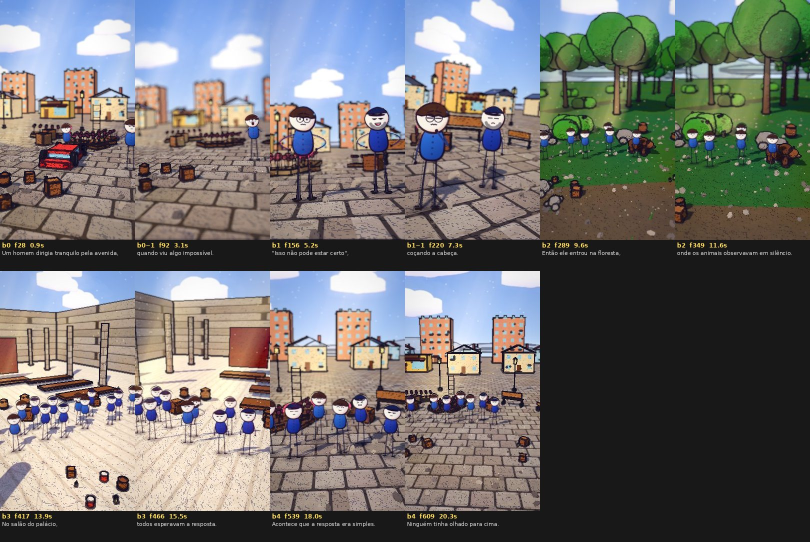
#> input picture ferramenta-shorts/sb_teste.jpg, 1620 x 1084 px (shown at 1/2 size)
$ python -i outline_metrics.py   (imports and definitions only)
#> lines starting #> are read from the running program, lines starting #| are printed output that depends on the picture; after the words box and inside, x2 and y2 are one past the last pixel; in counts of white or black regions, pixels touching at a corner belong together
#!/usr/bin/env python3
"""Métrica objetiva do contorno de tinta dos personagens: variação da espessura da linha ao redor das cabeças/mãos brancas.
Método: máscara de preenchimento claro (cabeças) → tinta escura a ≤ 22 px do preenchimento → esqueleto (skimage) → espessura local = 2 × distância ao fundo (scipy).
Reporta p10/p50/p90 normalizados pela mediana e a razão p90/p10 (≈1 = linha uniforme; o canal tem razão alta: fino de um lado, grosso do outro).
Uso: python3 tools/outline_metrics.py nome=pasta_ou_glob [nome2=...] [--n 40]"""
import sys, os, glob, json, numpy as np
from PIL import Image
from scipy import ndimage as ndi
from skimage.morphology import skeletonize
def frame_metric(path, W=540):
#> called with path = '../../../ferramenta-shorts/sb_teste.jpg', W = 540
    im = Image.open(path).convert('RGB'); H = int(im.size[1] * W / im.size[0]); a = np.asarray(im.resize((W, H), Image.LANCZOS)).astype(np.float32) / 255
#> in frame_metric, im is the input picture: PIL image 1620x1084 RGB; mean R, G, B 113.1, 112.7, 111.7
#> after `H = int(im.size[1] * W / im.size[0])`: H = 361
    L = a.mean(2); mx = a.max(2); mn = a.min(2); sat = (mx - mn) / (mx + 1e-6)
#> after `L = a.mean(2)`:
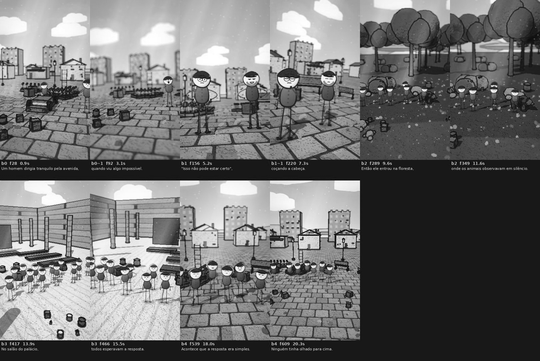
#> L: shape (361, 540) float32; min 0, max 1, mean 0.441
#> after `mx = a.max(2)`:
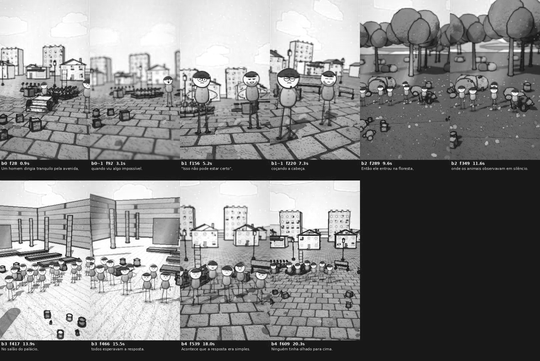
#> mx: shape (361, 540) float32; min 0, max 1, mean 0.514
#> after `mn = a.min(2)`:
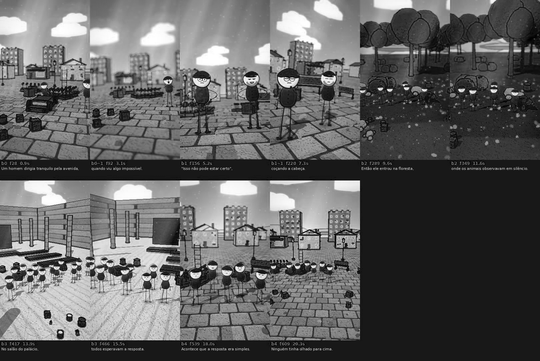
#> mn: shape (361, 540) float32; min 0, max 1, mean 0.379
#> after `sat = (mx - mn) / (mx + 1e-06)`:
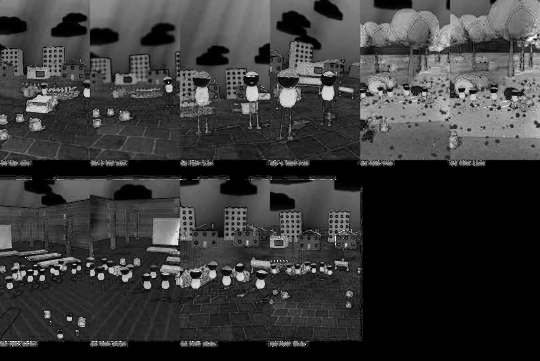
#> sat: shape (361, 540) float32; min 0, max 1, mean 0.223
    fill = (L > 0.80) & (sat < 0.28)                                    # branco-lavanda da cabeça
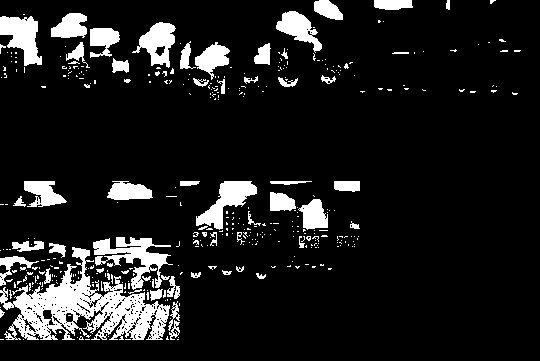
#> fill: shape (361, 540) bool; 11.5% white; 404 white regions (347 under 20 px), largest, box (x1, y1, x2, y2) and area: (0, 247, 170, 340) 6375, (93, 237, 173, 290) 1664, (0, 16, 42, 66) 1241
    fill = ndi.binary_opening(fill, iterations=2); lab, n = ndi.label(fill)
#> after `fill = ndi.binary_opening(fill, iterations=2)`: fill: shape (361, 540) bool; 8.5% white; 64 white regions (10 under 20 px), largest, box (x1, y1, x2, y2) and area: (3, 270, 156, 340) 3418, (0, 16, 42, 66) 1208, (196, 181, 257, 230) 1189
#> after `lab, n = ndi.label(fill)`:
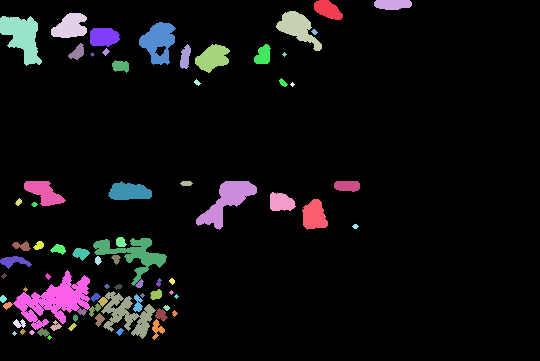
#> lab: shape (361, 540) int32; 75 distinct labels, from 0 to 74; one colour per label, 0 black
#> after `lab, n = ndi.label(fill)`: n = 74
    if n == 0: return None
    sizes = ndi.sum(fill, lab, range(1, n + 1)); big = np.isin(lab, [i + 1 for i, s in enumerate(sizes) if s > 1800])   # cabeças (grandes)
#> after `sizes = ndi.sum(fill, lab, range(1, n + 1))`: sizes = 74 values, max 2015 at index 38, min 13 at index 13, mean 224.5
#> after `big = np.isin(lab, [i + 1 for i, s in enumerate(sizes) if s > 1800])`: big: shape (361, 540) bool; 1% white; 1 white region, box (x1, y1, x2, y2) and area: (13, 270, 90, 330) 2015
    if big.sum() == 0: return None
    near = ndi.binary_dilation(big, iterations=22)
#> near: shape (361, 540) bool; 3.8% white; 1 white region, box (x1, y1, x2, y2) and area: (0, 248, 112, 352) 7461
    ink = (L < 0.20) & near & ~big; ink = ndi.binary_closing(ink, iterations=1)
#> after `ink = (L < 0.2) & near & ~big`: ink: shape (361, 540) bool; 0.21% white; 30 white regions (23 under 20 px), largest, box (x1, y1, x2, y2) and area: (25, 341, 52, 352) 139, (59, 258, 79, 270) 48, (78, 317, 86, 327) 43
#> after `ink = ndi.binary_closing(ink, iterations=1)`: ink: shape (361, 540) bool; 0.22% white; 26 white regions (20 under 20 px), largest, box (x1, y1, x2, y2) and area: (25, 341, 52, 352) 147, (57, 330, 68, 346) 60, (59, 258, 81, 270) 56, (78, 317, 86, 327) 50, (44, 311, 51, 318) 32, (47, 262, 60, 267) 30
    if ink.sum() < 200: return None
    sk = skeletonize(ink); dt = ndi.distance_transform_edt(ink); t = 2 * dt[sk]; t = t[t > 1.5]
#> after `sk = skeletonize(ink)`:
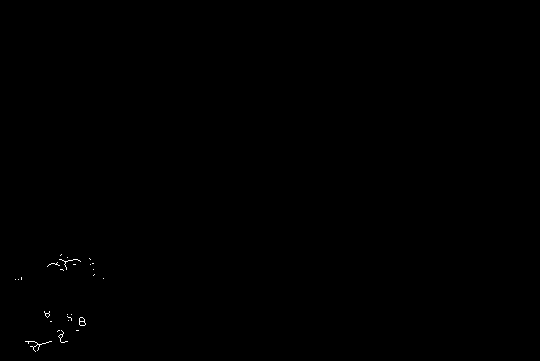
#> sk: shape (361, 540) bool; 0.1% white in thin lines or dots, all inside (x1, y1, x2, y2) = (15, 254, 104, 352)
#> after `t = 2 * dt[sk]`: t = 199 values, max 8.49 at index 183, min 2 at index 0, mean 2.6
    return t if len(t) > 80 else None
def collect(spec, n):
    files = sorted(glob.glob(spec) if not os.path.isdir(spec) else glob.glob(os.path.join(spec, '**', '*.png'), recursive=True))
    step = max(1, len(files) // n); allt = []
    for f in files[::step][:n * 3]:
        t = frame_metric(f)
        if t is not None: allt.append(t / np.median(t))
        if len(allt) >= n: break
    return allt
# [9 lines not run here, left out]

>>> result = frame_metric('../../../ferramenta-shorts/sb_teste.jpg')
#> result has the same summary as t in frame_metric
